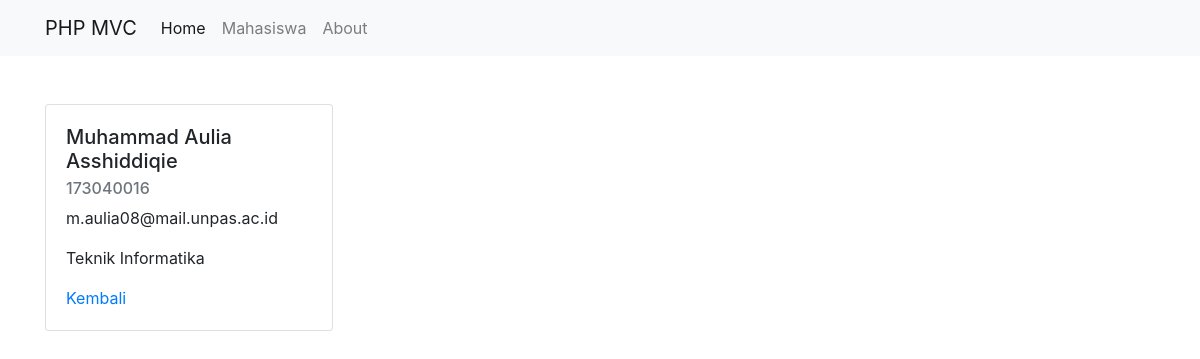
/public/mahasiswa/detail/17, run on the app's committed database.
### tables this page shows
CREATE TABLE `mahasiswa` (
  `id` int(10) NOT NULL,
  `nama` varchar(50) NOT NULL,
  `nrp` varchar(10) NOT NULL,
  `email` varchar(50) NOT NULL,
  `jurusan` varchar(20) NOT NULL
);

### app/core/Controller.php (called while the page is built, shortened)
<?php
class Controller {
	public function view($view, $data = [])
	{
		require_once '../app/views/' . $view . '.php';
	}
	public function model($model)
	{
		return new $model;
	}
}

### app/controllers/Mahasiswa.php (called while the page is built, shortened)
<?php
class Mahasiswa extends Controller{
	public function detail($id){
		$data['judul'] = 'Detail Mahasiswa';
		$data['mhs'] = $this->model('Mahasiswa_model')->getMahasiswaById($id);
		$this->view('mahasiswa/detail', $data);
	}
	}

### app/core/App.php (called while the page is built, shortened)
<?php
class App{
	protected $method = 'index';
	protected $params = [];
	public function __construct()
	{
		$url  = $this->parseURL();
		if (file_exists('../app/controllers/'. $url[0]. '.php')) {
			unset($url[0]);
		}
		$this->controller = new $this->controller;
		if (isset($url[1])) {
			if (method_exists($this->controller, $url[1])) {
				$this->method = $url[1];
				unset($url[1]);
			}
		}
		if (!empty($url)) {
			$this->params = array_values($url);
		}
		call_user_func_array([$this->controller ,$this->method], $this->params);
	}
	public function parseURL(){
		if ( isset($_GET['url'])) {
			$url = rtrim($_GET['url'],'/');
			$url = filter_var($url, FILTER_SANITIZE_URL);
			$url = explode('/', $url);
			return $url;
		}
	}
}

### public/index.php (called while the page is built, shortened)
<?php
$app = new App;

### app/core/Database.php (called while the page is built, shortened)
<?php
class Database{
	private $host = DB_HOST;
	private $user = DB_USER;
	private $pass = DB_PASS;
	private $db_name = DB_NAME;
	private $dbh;
	private $stmt;
	public function __construct(){
		 $dsn = 'mysql:host='.$this->host.';dbname='.$this->db_name;
		 $option = [
		 	PDO::ATTR_PERSISTENT => true,
		 	PDO::ATTR_ERRMODE => PDO::ERRMODE_EXCEPTION
		 ];
		try{
			$this->dbh = new PDO($dsn,$this->user,$this->pass, $option);
		}catch(PDOException $e){
			die($e->getMessage());
		}
	}
	public function query($query){
		$this->stmt = $this->dbh->prepare($query);
	}
	public function bind($param, $value , $type = null){
			if (is_null($type)) {
				switch (true) {
					default:
						$type = PDO::PARAM_STR;
						break;
				}
			}
			$this->stmt->bindValue($param, $value , $type);
	}
	public function execute(){
		$this->stmt->execute();
	}
	public function single(){
		$this->execute();
		return $this->stmt->fetch(PDO::FETCH_ASSOC);
	}
}

### app/models/Mahasiswa_model.php (called while the page is built, shortened)
<?php
class Mahasiswa_model {
	private $table = 'Mahasiswa';
	private $db;
	public function __construct(){
		$this->db = new Database;
	}
	public function getMahasiswaById($id){
		$this->db->query('SELECT * FROM ' . $this->table . ' WHERE id=:id');
		$this->db->bind('id', $id);
		return $this->db->single();
	}
}

### app/views/mahasiswa/detail.php (the view)
<div class="container mt-5">
	<div class="card" style="width: 18rem;">
  <div class="card-body">
    <h5 class="card-title"><?= $data['mhs']['nama']; ?></h5>
    <h6 class="card-subtitle mb-2 text-muted"><?= $data['mhs']['nrp']; ?></h6>
    <p class="card-text"><?= $data['mhs']['email']; ?></p>
    <p class="card-text"><?= $data['mhs']['jurusan']; ?></p>
    <a href="<?= BASEURL; ?>/mahasiswa" class="card-link">Kembali</a>
  </div>
</div>
</div>

### data on the page
mahasiswa: nama "Muhammad Aulia Asshiddiqie", nrp "173040016", email "m.aulia08@mail.unpas.ac.id", jurusan "Teknik Informatika"
